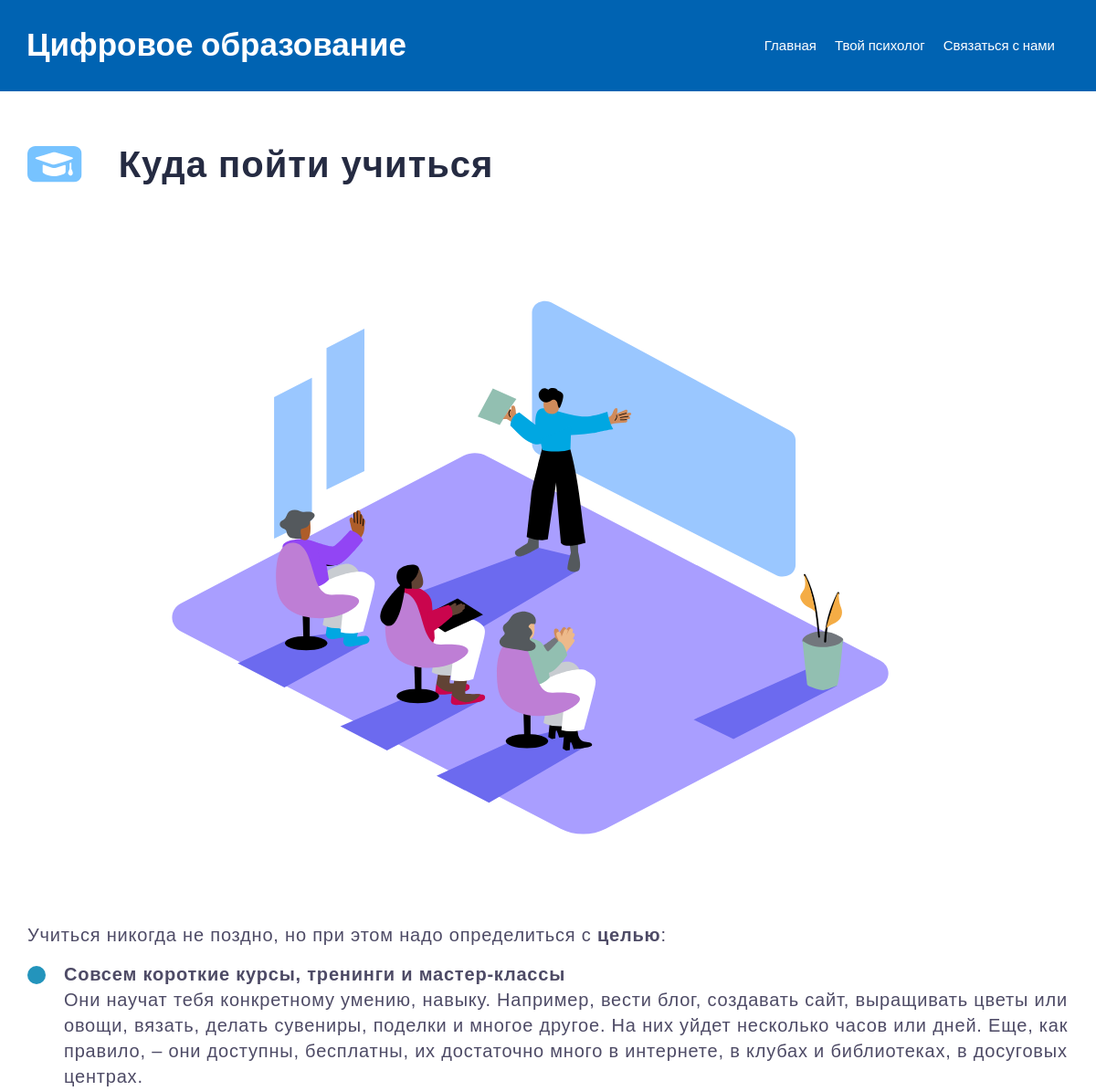
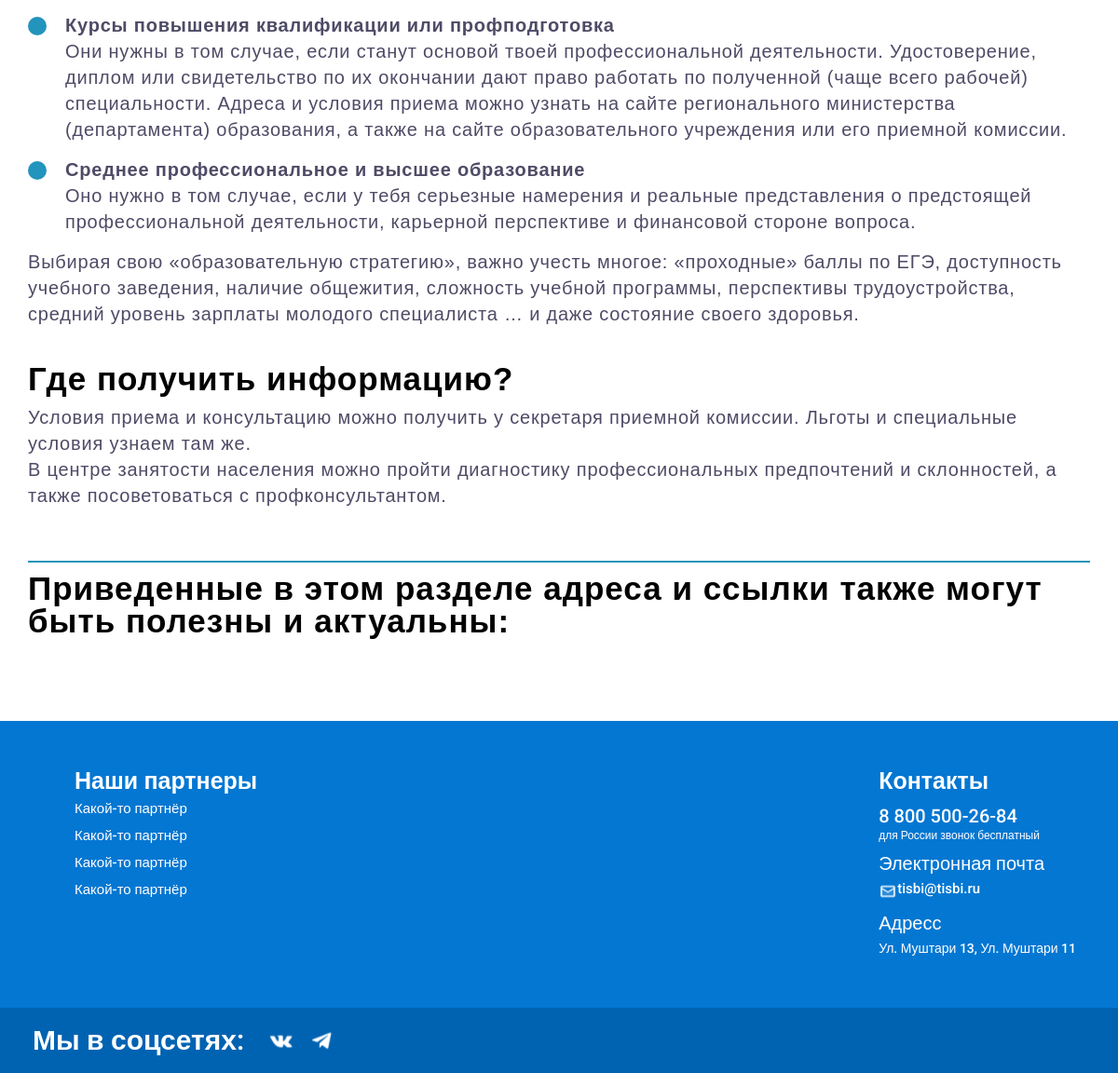
Page /article/3/ on the committed database (2 pictures, top to bottom).
### MainApp/models.py (models this page shows, shortened)
class Articles(models.Model):
    title = models.CharField(max_length=100, verbose_name='Заголовок')
    icon = models.FileField(upload_to='icons/%Y/%m/%d/', verbose_name='Иконка', blank=True)
    description = models.TextField(verbose_name='Краткое описание')
    content = models.TextField(verbose_name='Контент')
    created_at = models.DateTimeField(auto_now_add=True, verbose_name='Дата создания')
    is_published = models.BooleanField(default=True, verbose_name='Опубликовано')
    def __str__(self):
        return self.title
    class Meta:
        verbose_name = 'Статья'
        verbose_name_plural = 'Статьи'
        ordering = ['created_at']

### MainApp/views.py (the view)
# urls.py: path('article/<int:pk>/', ArticlePage.as_view(), name='article_page'),
class ArticlePage(DetailView):
    model = Articles
    template_name = 'MainApp/ArticlePage.html'
    context_object_name = 'Article'
    allow_empty = False
    def get_context_data(self, *, object_list=None, **kwargs):
        context = super().get_context_data(**kwargs)
        context['title'] = Articles.objects.get(pk=self.kwargs['pk'])
        return context

### MainApp/templates/MainApp/ArticlePage.html (shortened to what this page needs)
{%extends 'base_layout.html' %}
{% load static %}
{% block styles %}
<link rel="stylesheet" href="{% static 'css/ArticlePageStyle.css' %}">
{% endblock %}
{% block header %}
{% include 'MainApp/header.html' %}
{% endblock %}
{% block content %}
<div class="page__article article">
    <div class="article__container _container">
        <div class="article__header article-header">
            <div class="article-header__icon">
                <img src="{{Article.icon.url}}" alt="">
            </div>
            <div class="article-header__title">
                {{Article.title}}
            </div>
        </div>
        <div class="article__body">
            <div class="article__text">
                {{Article.content|safe}}
            </div>
        </div>
    </div>
</div>
{% endblock %}
{% block footer %}
{% include 'MainApp/footer.html' %}
{% endblock %}

### GrantTisbi/static/css/base_styles.css (style rules this page uses)
* { padding: 0; margin: 0; border: 0; }
*,*:before,*:after { -webkit-box-sizing: border-box; -moz-box-sizing: border-box; box-sizing: border-box; }
html,body { height: 100%; width: 100%; font-size: 100%; line-height: 1; font-size: 14px; color: #252B42; font-weight: 500; font-family: "REX"; -ms-text-size-adjust: 100%; -moz-text-size-adjust: 100%; -webkit-text-size-adjust: 100%; }
img { vertical-align: top; }
h1,h2,h3,h4,h5,h6 { font-size: inherit; font-weight: 400; }
._container { max-width: 1345px; padding: 0 15px; margin: 0 auto; }
body { font-family: 'Roboto', sans-serif; }

### GrantTisbi/static/css/ArticlePageStyle.css (style rules this page uses)
.page__article { padding: 60px 0; }
.article__container { padding: 0 30px; }
.article__header { display: flex; align-items: center; }
.article-header__icon { height: 40px; weight: 60px; }
.article-header__icon img { height: 40px; weight: 60px; max-width: 100%; max-height: 100%; object-fit: contain; margin: 0; padding: 0; text-align: flex-start; align-items: flex-start; }
.article-header__title { font-family: 'Poppins', sans-serif; font-size: 40px; font-weight: 800; line-height: calc(60/60 * 100%); letter-spacing: 1px; padding: 0 0 0px 40px; }
.article__body { padding: 20px 0; font-family: 'Poppins', sans-serif; font-size: 20px; line-height: 28px; letter-spacing: 0.8px; color: #4E4B66; }
.article__text img { max-width: 100%; max-height: 100%; object-fit: contain; display: flex; justify-content: center; text-align: center; align-items: center; margin: 50px auto; }
.article__text h1 { font-family: 'Poppins', sans-serif; font-size: 35px; font-weight: 700; line-height: 35px; letter-spacing: 1px; padding: 10px 0; color: black; }
.article__text li { list-style: none; padding: 0px 0px 0px 40px; margin: 15px 0; background-image: url('/static/image/ul_li.svg'); background-repeat: no-repeat; background-position: left 5px; background-size: 20px; }
hr { color: black; border-top: 2px solid #2394BC; }

### rows in the picture
Articles: icon (picture), title "Куда пойти учиться", content (picture), content "Учиться никогда не поздно, но при этом надо определиться с целью : Совсем короткие курсы, тренинги и мастер-классы Они научат тебя конкретному умению, навыку. Например, вести блог, создавать сайт, выращивать цветы или овощи, вязать, делать сувениры, поделки и многое другое. На них уйдет несколько часов или дней. Еще, как правило, – они доступны, бесплатны, их достаточно много в интернете, в клубах и библиотеках, в досуговых центрах. Курсы повышения квалификации или профподготовка Они нужны в том случае, если станут основой твоей профессиональной деятельности. Удостоверение, диплом или свидетельство по их окончании дают право работать по полученной (чаще всего рабочей) специальности. Адреса…"
